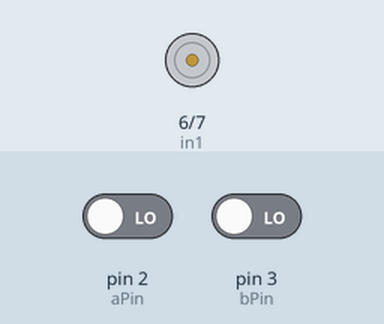
Simulated run of this sketch. Board: Arduino Uno, built with avr-gcc and run on an emulated ATmega328P. Parts: motor-driver pin pairs drawn as motors (green arrow = first pin HIGH = forward, orange = second pin HIGH = backward, longer = more drive, scaled by the enable pin). The test bench sets the inputs (shaded band); at power-on: pin 2 (aPin) LOW, pin 3 (bPin) LOW.

Above: at 1.2 s.
1.3 s: pin 2 (aPin) driven HIGH
At 2.0 s:
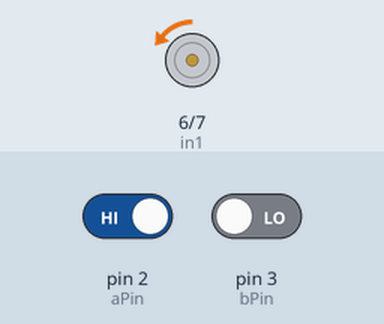
2.8 s: pin 2 (aPin) driven LOW
At 3.3 s:
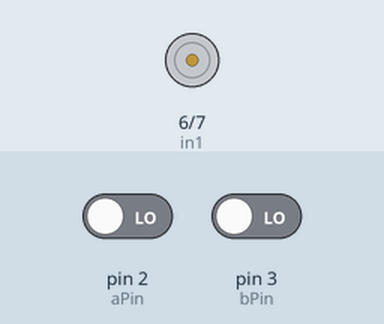
4.3 s: pin 3 (bPin) driven HIGH
At 5.7 s:
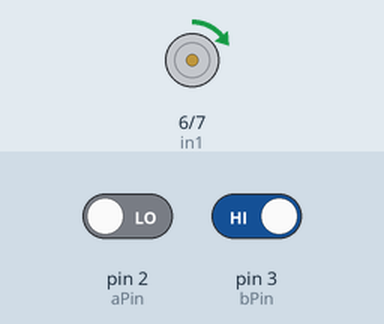
Timing chart, 0 to 7.3 s (numbered marks = the images above; inputs shaded):
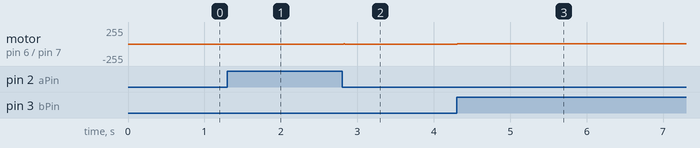

Measured:
- after the input at 1.3 s, motor on pin 6 (in1) / pin 7 (in2): stopped → backward 2/255 at once
- after the input at 2.8 s, motor on pin 6 (in1) / pin 7 (in2): backward 2/255 → stopped at once
- after the input at 4.3 s, motor on pin 6 (in1) / pin 7 (in2): stopped → forward 2/255 at once

The sketch:

arduino_l298n_hapticOrigin.ino
```cpp
// Define Pins
#define aPin 2 // interrupt pin
#define bPin 3 // interrupt pin

// Encoder Properties
const int CPR = 500; // counts per revolution
const int freq = 100; // hertz

// State Variables
bool aState = 1;
bool bState = 1;

// Relevant Outputs
static int encoderCount = 0;
static float angle_deg = 0;

//MOTOR1 PINS
int ena = 5;
int in1 = 6;
int in2 = 7;

// Kinematics variables
double lastXh = 0;     //last x position of the handle
double vh = 0;         //velocity of the handle
double lastVh = 0;     //last velocity of the handle
double lastLastVh = 0; //last last velocity of the handle

void setup() {

  // Begin serial monitors
  Serial.begin(9600);

  pinMode(ena, OUTPUT);
  pinMode(in1, OUTPUT);
  pinMode(in2, OUTPUT);

  // Initialize encoder pins
  pinMode(aPin, INPUT);
  pinMode(bPin, INPUT);

  /*
    aPin Rising = 1x Resolution
    aPin Change = 2x Resolution
    aPin and bPin Change = 4x Resolution
  */
  attachInterrupt(digitalPinToInterrupt(aPin), encoderAPulse, CHANGE);
  attachInterrupt(digitalPinToInterrupt(bPin), encoderBPulse, CHANGE);
}


void loop() {

  /* MOTOR INPUTS
    in1 HIGH & in2 LOW = CW
    in1 LOW & in2 HIGH = CCW
    in1 LOW & in2 LOW = OFF

    analogWrite PWM = [0, 255]
  */

  // Calculate shaft angle
  angle_deg = encoderCount * (360. / (CPR * 4));

  // Compute position of handle tip in meters
  double rh = 0.05; // [meters] length of lever arm
  double xh = rh*angle_deg*(3.14/180);

  // compute handle velocity
  vh = -(.95*.95)*lastLastVh + 2*.95*lastVh + (1-.95)*(1-.95)*(xh-lastXh)/.0001;  // filtered velocity (2nd-order filter)
  lastXh = xh;
  lastLastVh = lastVh;
  lastVh = vh;

  // Render a virtual spring
  double k_spring = 10; // [N/m]
  double force = -k_spring*xh; // Resistive spring force

  // Render a damper
  double b_damper = 0.35;
  double forceD = -b_damper*vh;

  // calculate motor torque needed to produce desired resistive force
  double Tm = rh*(force - forceD);

  // check direction to oppose force
  if(force < 0) {
    digitalWrite(in1, LOW);
    digitalWrite(in2, HIGH);
  }
  else {
    digitalWrite(in1, HIGH);
    digitalWrite(in2, LOW);
  }

  // Compute the duty cycle required to generate Tp (torque at the motor pulley)
  double duty = sqrt(abs(Tm)/0.03);

  // Make sure the duty cycle is between 0 and 100%
  if (duty > 1) {
    duty = 1;
  } else if (duty < 0) {
    duty = 0;
  }

  int output = (int)(duty*50);   // convert duty cycle to output signal
  analogWrite(ena,output);
}

void encoderAPulse() {
  // Read channels
  aState = digitalRead(aPin);
  bState = digitalRead(bPin);

  // Determine direction based on A and B state
  if (aState){
    if (bState){
      encoderCount--;
    }
    else {
      encoderCount++;
    }
  }
  else {
    if (bState){
      encoderCount++;
    }
    else {
      encoderCount--;
    }
  }
}

void encoderBPulse() {
  // Read channels
  aState = digitalRead(aPin);
  bState = digitalRead(bPin);

  // Determine direction based on A and B state
  if (bState){
    if (aState){
      encoderCount++;
    }
    else {
      encoderCount--;
    }
  }
  else {
    if (aState){
      encoderCount--;
    }
    else {
      encoderCount++;
    }
  }
}

// --------------------------------------------------------------
// Function to set PWM Freq -- DO NOT EDIT
// --------------------------------------------------------------
void setPwmFrequency(int pin, int divisor) {
  byte mode;
  if(pin == 5 || pin == 6 || pin == 9 || pin == 10) {
    switch(divisor) {
      case 1: mode = 0x01; break;
      case 8: mode = 0x02; break;
      case 64: mode = 0x03; break;
      case 256: mode = 0x04; break;
      case 1024: mode = 0x05; break;
      default: return;
    }
    if(pin == 5 || pin == 6) {
      TCCR0B = TCCR0B & 0b11111000 | mode;
    } else {
      TCCR1B = TCCR1B & 0b11111000 | mode;
    }
  } else if(pin == 3 || pin == 11) {
    switch(divisor) {
      case 1: mode = 0x01; break;
      case 8: mode = 0x02; break;
      case 32: mode = 0x03; break;
      case 64: mode = 0x04; break;
      case 128: mode = 0x05; break;
      case 256: mode = 0x06; break;
      case 1024: mode = 0x7; break;
      default: return;
    }
    TCCR2B = TCCR2B & 0b11111000 | mode;
  }
}
```
